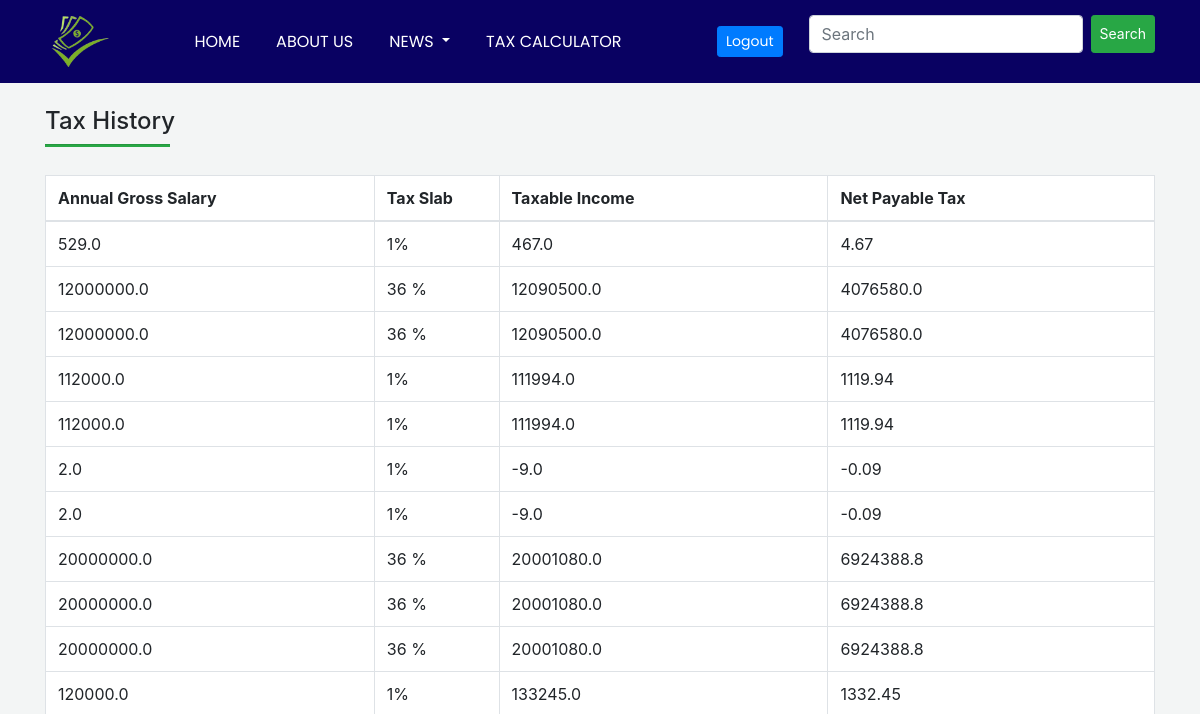
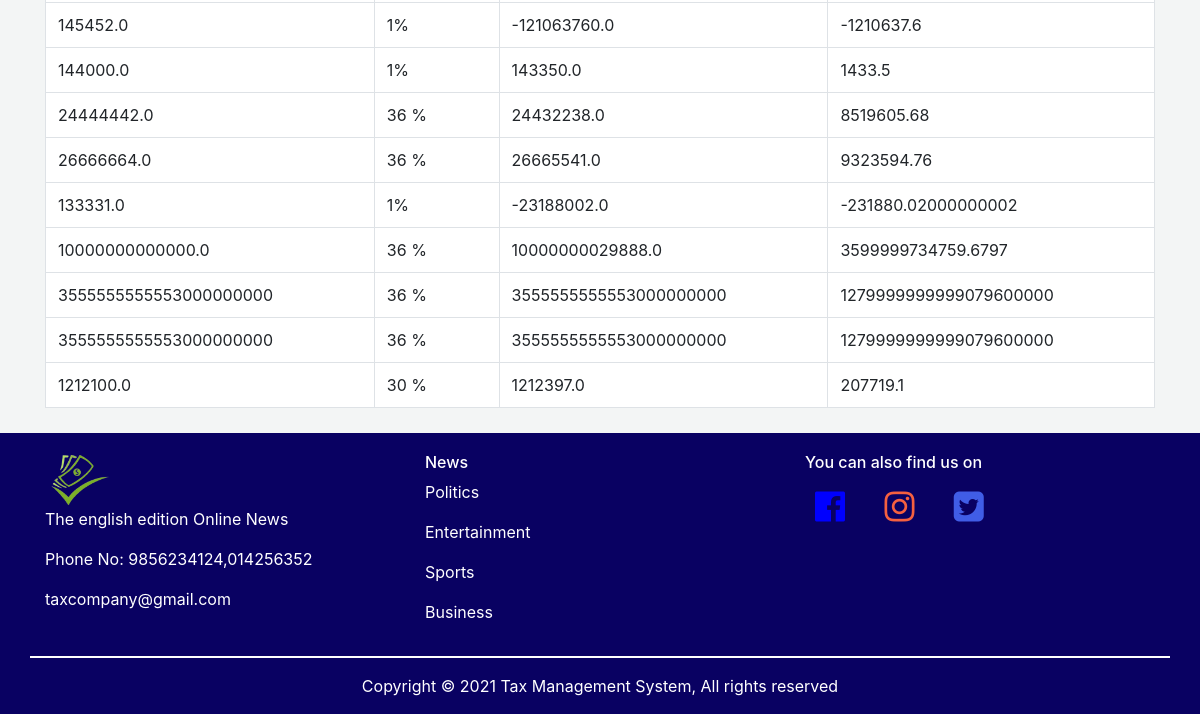
Before: /history/ with the older database file (2 pictures, top to bottom).
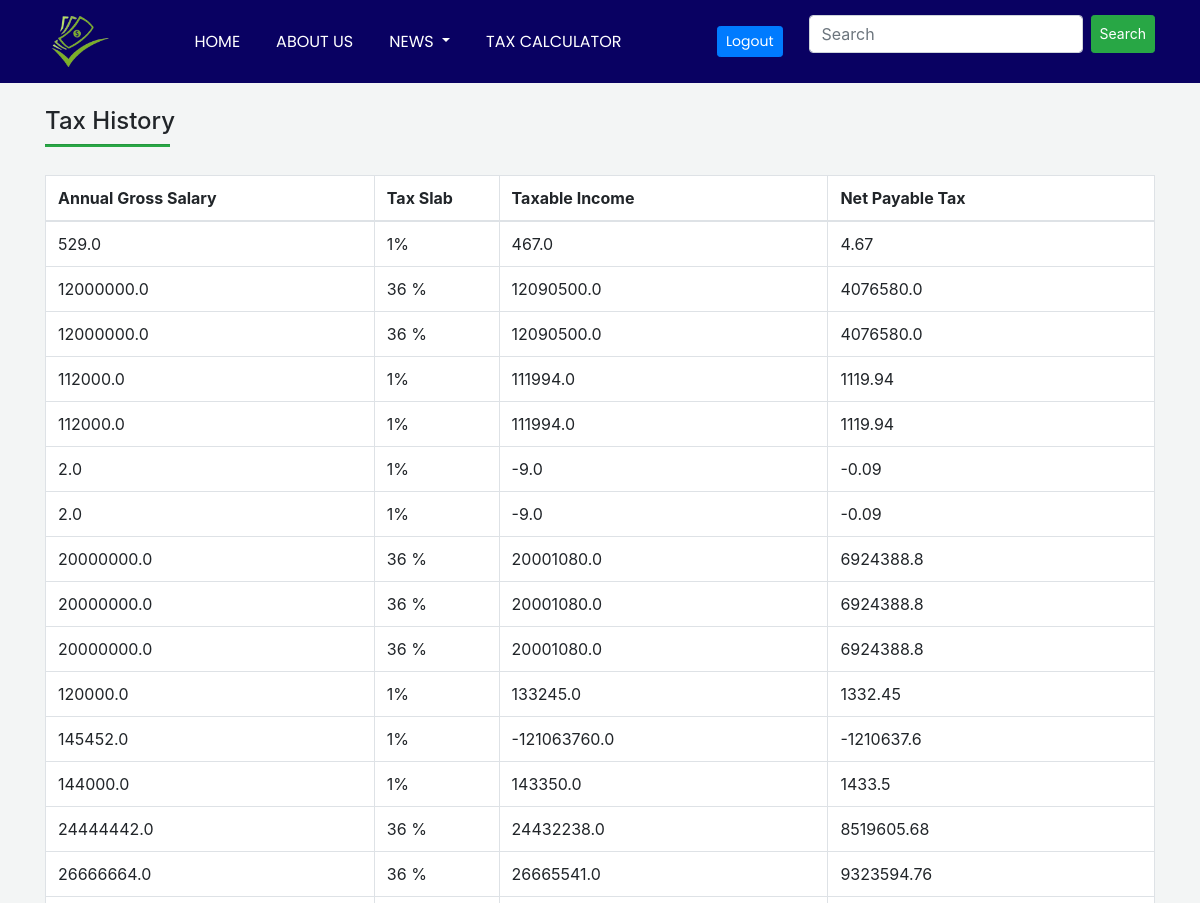
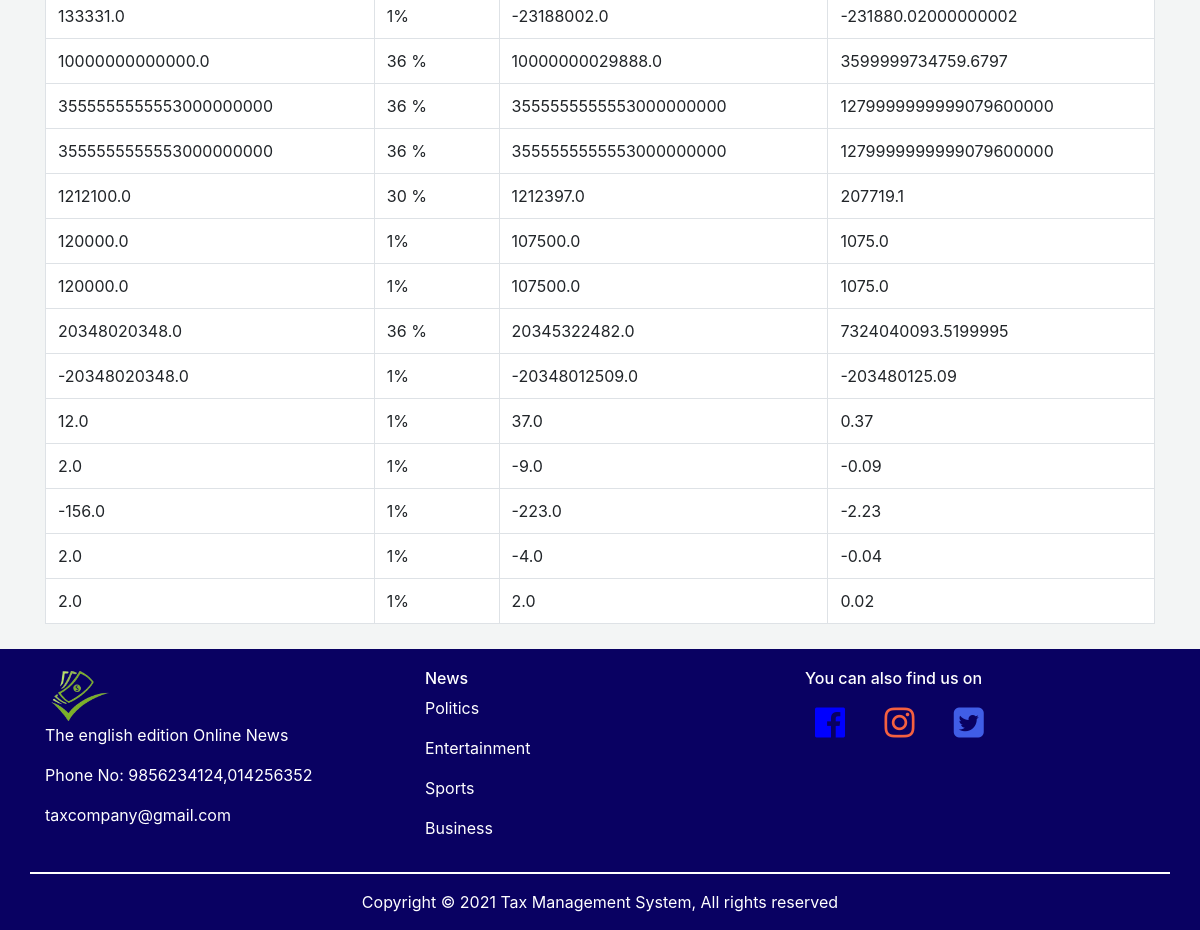
After: the same page with the newer database file (2 pictures, top to bottom).
### loginapp/models.py (models this page shows)
class TaxOne(models.Model):
    annual_gross_salary = models.FloatField(null=True)
    tax_slab_percentage = models.CharField(null=True, max_length=5)
    taxable_income = models.FloatField(null=True)
    net_payable_tax = models.FloatField(null=True)

### loginapp/views.py (the view)
# urls.py: path('history/', views.Tax_History, name="Tax_History")
def Tax_History(request):
    all_members = TaxOne.objects.all
    return render(request, 'loginapp/Html file/TaxHistory.html', {'all': all_members})

### loginapp/templates/loginapp/Html file/TaxHistory.html (shortened to what this page needs)
{% load static %}
<html>
    <head>
        <link
        rel="stylesheet"
        type="text/css"
        href="{% static 'css/taxHistory.css' %}"
      />
      <link
        rel="stylesheet"
        href="https://maxcdn.bootstrapcdn.com/bootstrap/4.5.2/css/bootstrap.min.css"
      />
      <link rel="stylesheet" href="https://cdnjs.cloudflare.com/ajax/libs/font-awesome/4.7.0/css/font-awesome.min.css">
    </head>
    <body style="background-color: rgb(219, 226, 226,0.33);">
         <div class="header">
            <nav class="navbar navbar-expand-md navbar-dark navigation">
              <div class="container">
                <a
                  href="{% url 'home' %}"
                  class="navbar-brand text-warning font-weight-bold"
                >
                  <img class="navbar-logo" src="{% static 'Images/logo1.png' %}" />
                </a>
                <div class="collapse navbar-collapse text-center" id="collapsenavbar">
                  <ul class="navbar-nav ml-auto mr-auto">
                    <li class="nav-item">
                      <a href="{% url 'home' %}" class="nav-link text-white">HOME</a>
                    </li>
                    <li class="nav-item">
                      <a href="{% url 'about' %}" class="nav-link text-white">ABOUT US</a>
                    </li>
                    <li class="nav-item dropdown">
                      <a
                        class="nav-link dropdown-toggle"
                        href="#"
                        id="navbarDropdown"
                        role="button"
                        data-toggle="dropdown"
                        style="color: white"
                      >
                        NEWS
                      </a>
                    </li>
                    <li class="nav-item">
                      <a href="{% url 'Tax_calculator' %}" class="nav-link text-white"
                        >TAX CALCULATOR</a
                      >
                    </li>
                  </ul>
                  <a href="{% url 'logout' %}" class="nav-link text-white">
                    <button type="button" class="btn btn-primary btn-sm">
                      Logout
                    </button>
                  </a>
                  <div class="search">
                    <form class="d-flex" action="{% url 'search' %}">
                      <input
                        class="form-control"
                        type="search"
                        name="search"
                        placeholder="Search"
                        aria-label="Search"
                      />
                      <button class="btn btn-success btn-sm ml-2" type="submit">
                        Search
                      </button>
                    </form>
                  </div>
                </div>
              </div>
            </nav>
          </div>
        <div class="container">
            <div>
                <h4 class="mt-4">Tax History</h4>
                <hr class="bg-success mb-1 mt-0 d-inline-block" style="width: 125px; height: 2px;">
            <form method="POST" enctype="multipart/form-data">
                <table class="table table-bordered table-hover mt-4" style="background-color: white;">
                    <thead>
                      <tr>
                        <th>Annual Gross Salary</th>
                        <th>Tax Slab</th>
                        <th>Taxable Income</th>
                        <th>Net Payable Tax</th>
                      </tr>
                    </thead>
                    <tbody>
                      <tr>
                        {% for items in all %}
                        <td>{{ items.annual_gross_salary }}</td>
                        <td>{{ items.tax_slab_percentage }}</td>
                        <td> {{ items.taxable_income}}</td>
                        <td>{{ items.net_payable_tax }}</td>
                      </tr>
                        {% endfor %}
                    </tbody>
                  </table>
            </div>
        </div>
        <div class="footer" style="margin-top: 25px; background-color: #090162; color: white;">
            <div class="container">
                <div class="row">
                    <div class="col-lg-4 footer-content">
                    <img src="{% static 'Images/logo1.png' %}" class="navbar-logo" />
                    <p>The english edition Online News</p>
                    <p>Phone No: 9856234124,014256352</p>
                    <p>taxcompany@gmail.com</p>
                    </div>
                    <div class="col-lg-4 footer-content">
                    <h6>News</h6>
                    <a href="{% url 'politics' %}" style="color: white; text-decoration: none;"><p>Politics</p></a>
                    <a href="{% url 'entertainment' %}" style="color: white; text-decoration: none;"><p>Entertainment</p></a>
                    <a href="{% url 'sports' %}" style="color: white; text-decoration: none;"><p>Sports</p></a>
                    <a href="{% url 'business' %}" style="color: white; text-decoration: none;"><p>Business</p></a>
                    </div>
                    <div class="col-lg-4 footer-content">
                    <h6>You can also find us on</h6>
                    <div style="font-size: 35px; margin-left: 10px">
                        <a href = "https://www.facebook.com/News24nepal.tv" target="_blank">
                            <i class="fa fa-facebook-official" style="color: blue;"></i>
                          </a>
                          <a href="https://www.instagram.com/ekantipur_news/" target="_blank">
                          <i class="fa fa-instagram" style="color:#F56040;;"></i>
                          </a>
                          <a href="twitter.com/rsnpj">
                          <i class="fa fa-twitter-square"  style="color: #405DE6;" target="_blank"></i></a>
                    </div>
                    </div>
                    <hr class="mb-3" style="background-color: white; border: 1px solid white; width: 100%; margin-left: 0; margin-right: 0;">
                    <div style="background-color: #090162; color: white; width: 100%">
                    <p style="text-align: center">
                        Copyright &copy; 2021 Tax Management System, All rights reserved
                    </p>
                    </div>
                </div>
            </div>
        </div>
    </body>
</html>

### loginapp/static/css/taxHistory.css (style rules this page uses)
.navigation { background-color: #090162; }
.navbar-logo { margin-left: 4px; cursor: pointer; width: 60px; margin-top: 0rem; }
.nav-link { font-family: Poppins; margin: 10px; font-size: 16px; }
.footer { background-color: #090162; color: white; }
.footer-content { margin-top: 20px; }

Changed rows visible on the page:
added TaxOne: annual_gross_salary "120000.0", tax_slab_percentage "1%", taxable_income "107500.0", net_payable_tax "1075.0"
added TaxOne: annual_gross_salary "120000.0", tax_slab_percentage "1%", taxable_income "107500.0", net_payable_tax "1075.0"
added TaxOne: annual_gross_salary "20348020348.0", tax_slab_percentage "36 %", taxable_income "20345322482.0", net_payable_tax "7324040093.5199995"
added TaxOne: annual_gross_salary "-20348020348.0", tax_slab_percentage "1%", taxable_income "-20348012509.0", net_payable_tax "-203480125.09"
added TaxOne: annual_gross_salary "12.0", tax_slab_percentage "1%", taxable_income "37.0", net_payable_tax "0.37"
added TaxOne: annual_gross_salary "2.0", tax_slab_percentage "1%", taxable_income "-9.0", net_payable_tax "-0.09"
added TaxOne: annual_gross_salary "-156.0", tax_slab_percentage "1%", taxable_income "-223.0", net_payable_tax "-2.23"
added TaxOne: annual_gross_salary "2.0", tax_slab_percentage "1%", taxable_income "-4.0", net_payable_tax "-0.04"
added TaxOne: annual_gross_salary "2.0", tax_slab_percentage "1%", taxable_income "2.0", net_payable_tax "0.02"
